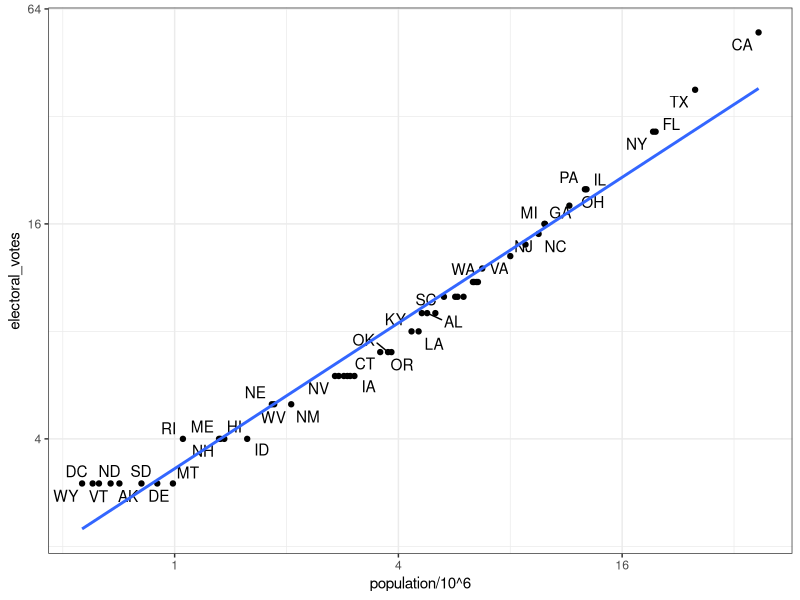

Here is the R script that generated this plot:
library(dslabs)
library(dplyr)
library(ggplot2)
library(ggrepel) # ==> for geom_text_repel

# print all packages installed 
# library()   

# print the loaded package
search()

# load data
data(murders)
# head(murders)

data(polls_us_election_2016)
# head(results_us_election_2016)  # note we use results_

# combine our 2 datasets : we now have a abb column
tab <- left_join(murders, results_us_election_2016, by="state")
head(tab)

# plot geom_text_repel
tab %>% ggplot(aes(population/10^6, electoral_votes, label = abb)) +
  geom_point() +
  geom_text_repel() +
  scale_x_continuous(trans="log2") +
  scale_y_continuous(trans="log2") +
  geom_smooth(method="lm", se=FALSE) +
  theme_bw()
